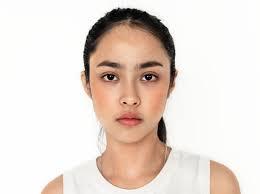
#> input picture AI/image.jpg, 260 x 194 px
$ python image_his.py
#> lines starting #> are read from the running program, lines starting #| are printed output that depends on the picture
import numpy as np
import cv2
import matplotlib.pyplot as plt

image = cv2.imread('image.jpg')
#> image is the input picture: shape (194, 260, 3); mean B, G, R 211.8, 219.6, 231.8
cv2.imshow("Original", image)
chans = cv2.split(image)
colors = ('b','g','r')

for (chan, color) in zip(chans, colors):
    hist = cv2.calcHist(chan, [0], None, [256], [0,256])
    plt.plot(hist)
    plt.xlim([0,256])
#> this loop made 3 passes
#> color on passes 1 to 3: 'b', 'g', 'r'
plt.show()
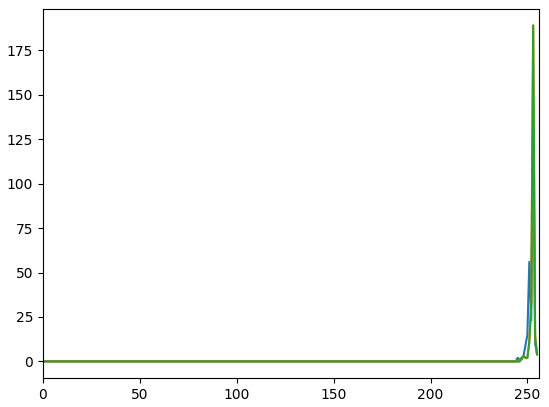
#> figure drawn by matplotlib, 1 panel; curve peaks at x = 253, y = 136; curve peaks at x = 253, y = 189; curve peaks at x = 253, y = 189
cv2.waitKey(0)
cv2.destroyAllWindows()
